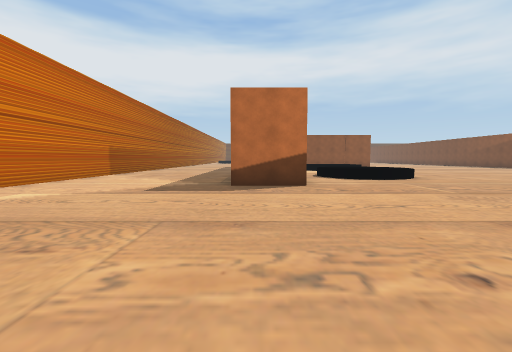
view 1 (above)

24 first-person views from a walk through a 3-D level made in the Unity game engine. The camera is 1.3 m above the floor, tilts 4° down and sees 90° across. The floor is counted in squares, 2 m on a side. Each view is taken from the middle of a square. On the plan, view 1 faces up. The plan holds only what a view shows up to about 9 squares ahead; the rest is blank. The place goes on beyond the plan. The player character is not drawn.

view 2
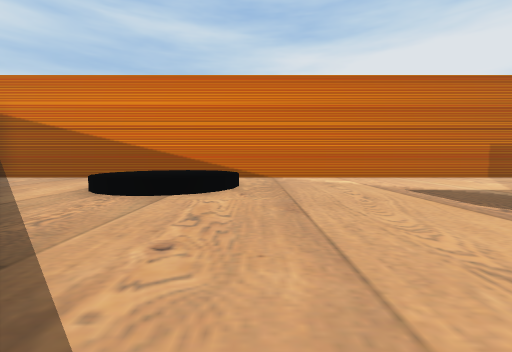

view 3
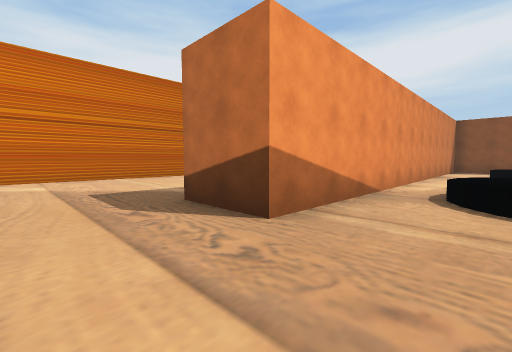

view 4
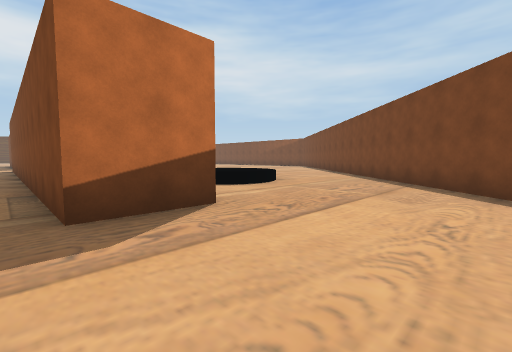

view 5
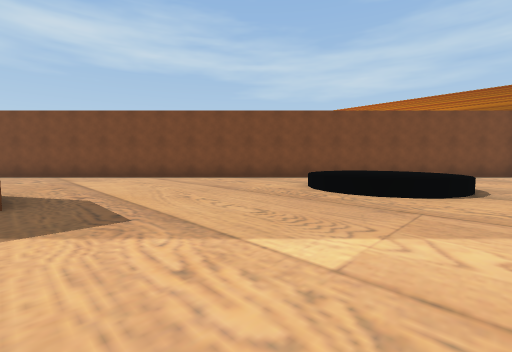

view 6
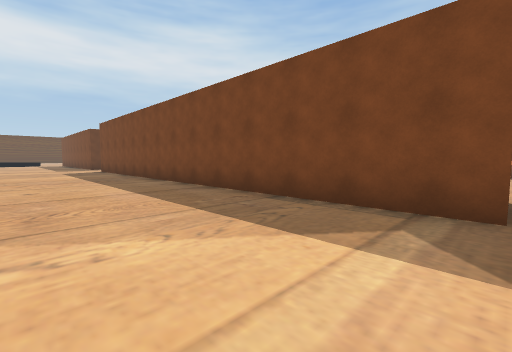

view 7
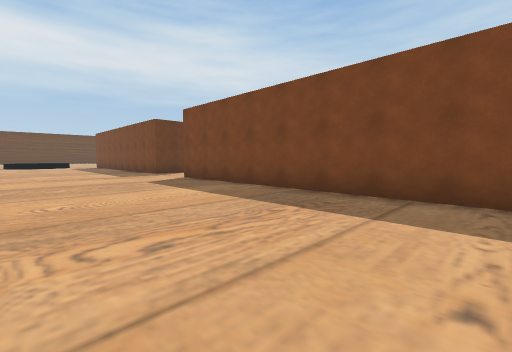

view 8
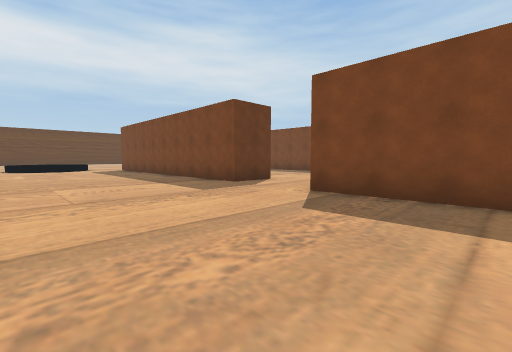

view 9
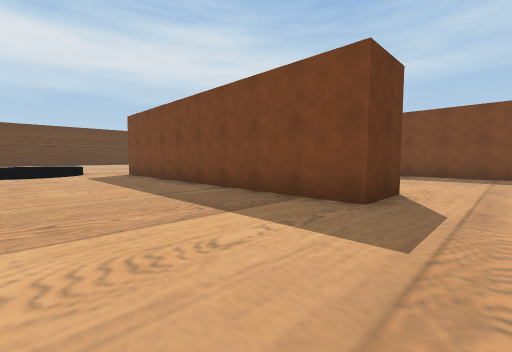

view 10
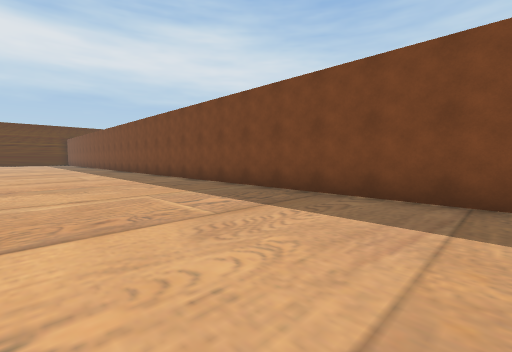

view 11
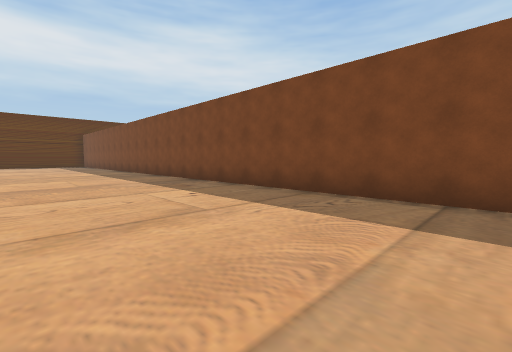

view 12
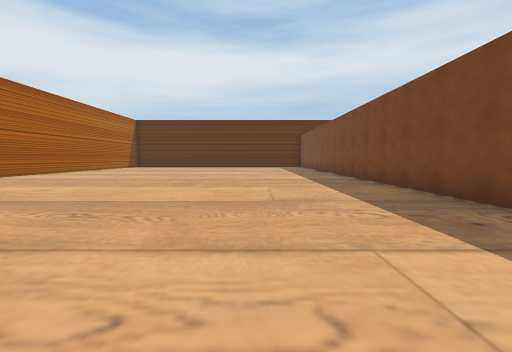

view 13
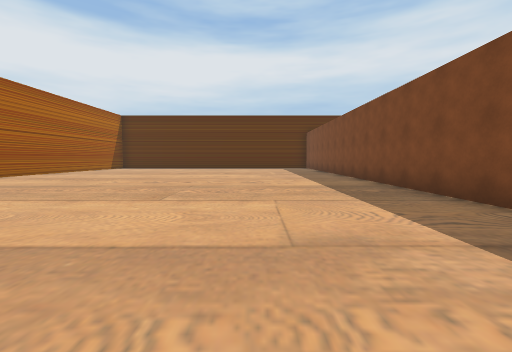

view 14
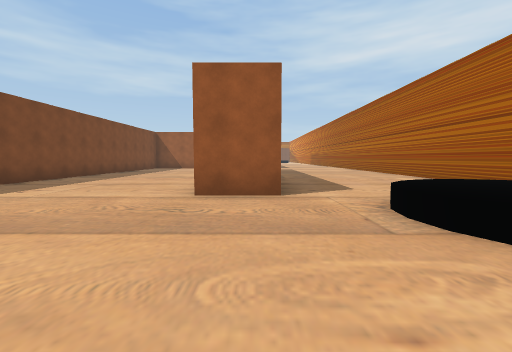

view 15
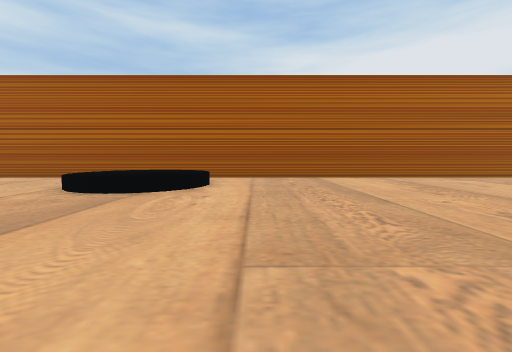

view 16
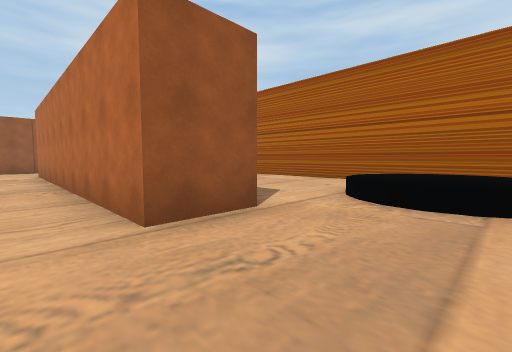

view 17
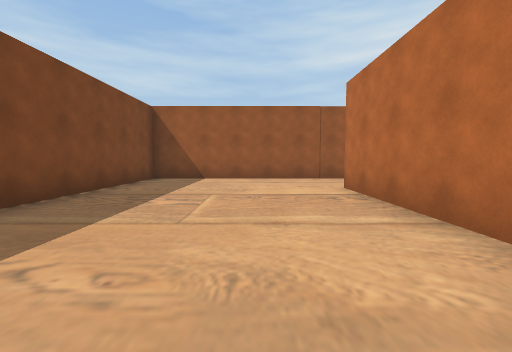

view 18
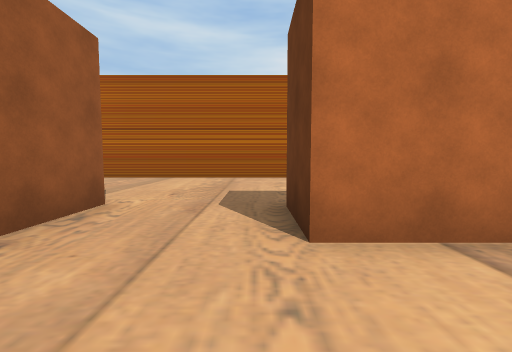

view 19
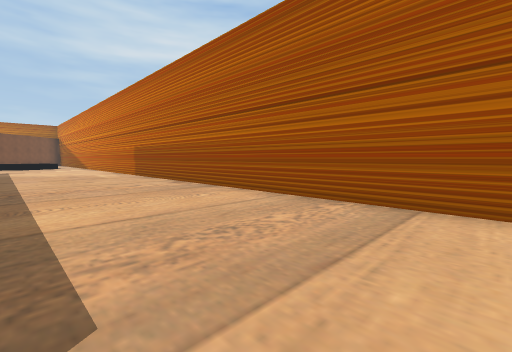

view 20
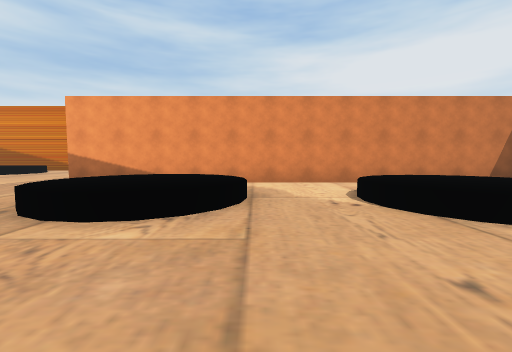

view 21
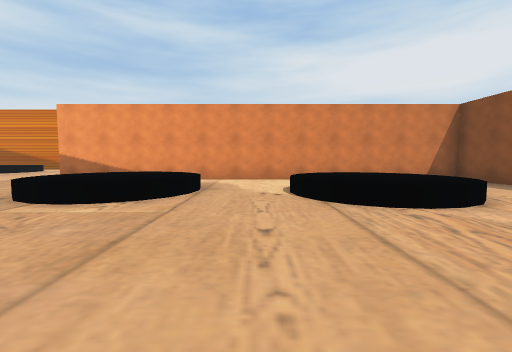

view 22
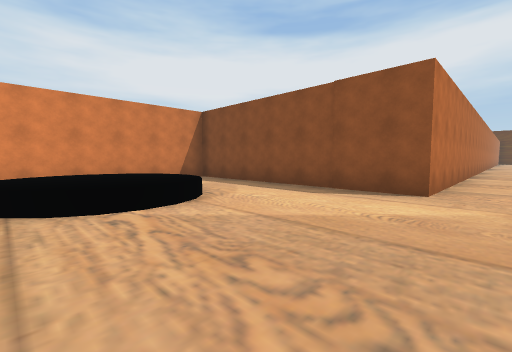

view 23
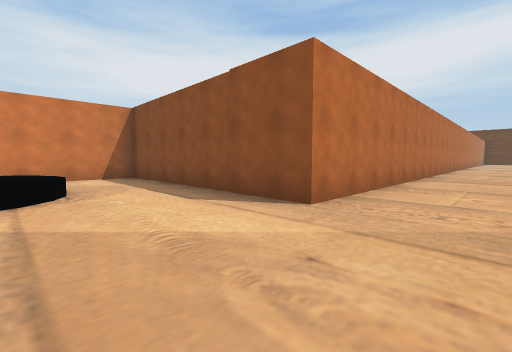

view 24
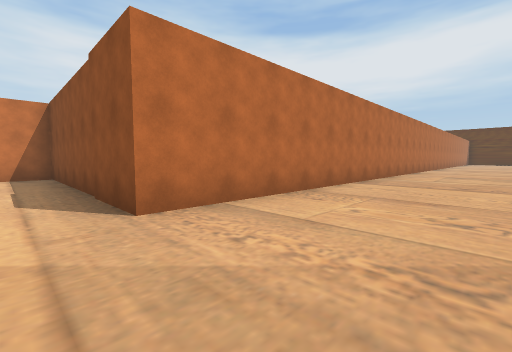

### Floor plan
Key: @ floor where view 1 was taken; # wall or solid block; . floor; ^ raised ledge.
Columns run from 6 left of view 1 to 11 right of it. Each row starts with its distance up from view 1.
 41 #............#
 40 #............#
 39 #............#
 38 #............#
 37 #............#
 36 #............#
 35 #............#
 34 #.^^^........#
 33 #.^^^........#
 32 #.^^.........#
 31 #.....##.....#
 30 #.....##.....#
 29 #.....##.....#
 28 #.....##.....#  ..
 27 #.....##.....##...
 26  .....##.....##...
 25  .....##.....##...
 24  .....##.....##...
 23 #.....##.....##...
 22 #............##...
 21 #............##...
 20 #......########...
 19 #.....####### #...
 18 #.....#########...
 17 #.....##..........
 16 #.....##.........
 15 #.....##.^^^.....
 14 #.....##.^^ ....
 13 #.....##.^^^....
 12 #.....##........
 11 #.....##.......
 10 #.....##.^^^...
  9 #.....##.^^^...
  8 #.....##.^^^...
  7 #.....##......
  6 #.....##......#
  5 #............##
  4 #...........##
  3 #..........##
  2 #.........##
  1 #.^^^....##
  0 #.^^^.@.##
 -1 #.^^^..##
 -2 #.....##
 -3 #....##
 -4 #...##
 -5 #..##
 -6 #.##
 -7 ###

Positions as (right, up) in squares from view 1, and headings:
1: (0, 0), facing up
2: (3, 2), facing left
3: (3, 4), facing up-left
4: (-1, 3), facing up-right
5: (-5, 6), facing down-right
6: (-4, 6), facing up-right
7: (-5, 12), facing up-right
8: (-5, 17), facing up-right
9: (-4, 21), facing up-right
10: (2, 21), facing up-right
11: (2, 27), facing up-right
12: (3, 30), facing up
13: (3, 32), facing up
14: (0, 36), facing down
15: (3, 36), facing left
16: (2, 34), facing down-left
17: (3, 28), facing down
18: (3, 22), facing left
19: (-2, 20), facing down-left
20: (8, 11), facing left
21: (9, 12), facing left
22: (9, 13), facing up-left
23: (10, 15), facing up-left
24: (11, 17), facing up-left
